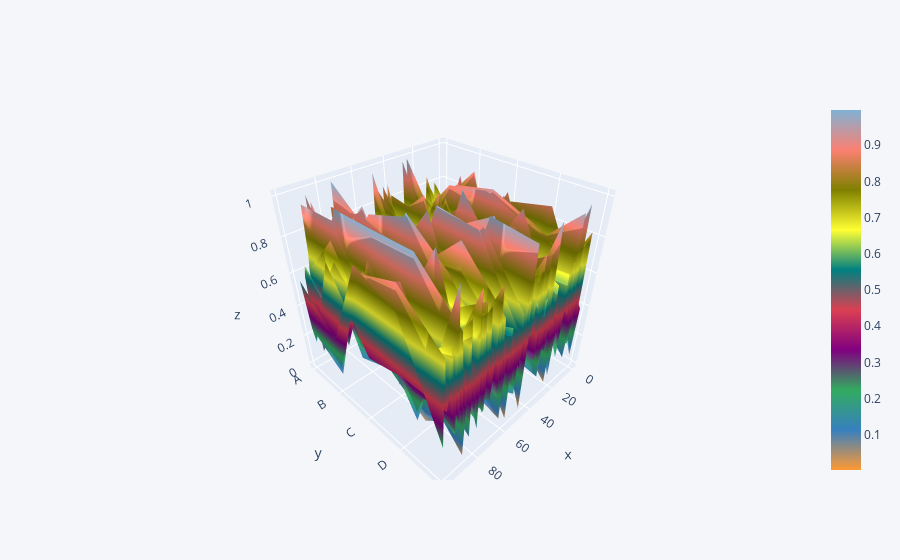

Notebook source saved alongside this figure:
### Markdown cell above
![newplot%20%284%29.png](attachment:newplot%20%284%29.png)

### Code cell
print('What kind of plot you need , the complete data plot or columns plot')
cat = input('Press 1 for plotting all columns or press 2 for specifying columns to plot')
cat = int(cat)
main(cat)

### Figure 1 — Plotly figure (JSON) as saved in the notebook; plotly's stock layout.template omitted (floating-point values rounded to 4 significant figures; data arrays with more than 128 entries replaced by an {"elided": "..."} marker saying what was removed)
{"data": [{"colorscale": [[0, "rgb(255, 153, 51)"], [0.1111, "rgb(55, 128, 191)"], [0.2222, "rgb(50, 171, 96)"], [0.3333, "rgb(128, 0, 128)"], [0.4444, "rgb(219, 64, 82)"], [0.5556, "rgb(0, 128, 128)"], [0.6667, "rgb(255, 255, 51)"], [0.7778, "rgb(128, 128, 0)"], [0.8889, "rgb(251, 128, 114)"], [1, "rgb(128, 177, 211)"]], "type": "surface", "x": [0, 1, 2, 3, 4, 5, 6, 7, 8, 9, 10, 11, 12, 13, 14, 15, 16, 17, 18, 19, 20, 21, 22, 23, 24, 25, 26, 27, 28, 29, 30, 31, 32, 33, 34, 35, 36, 37, 38, 39, 40, 41, 42, 43, 44, 45, 46, 47, 48, 49, 50, 51, 52, 53, 54, 55, 56, 57, 58, 59, 60, 61, 62, 63, 64, 65, 66, 67, 68, 69, 70, 71, 72, 73, 74, 75, 76, 77, 78, 79, 80, 81, 82, 83, 84, 85, 86, 87, 88, 89, 90, 91, 92, 93, 94, 95, 96, 97, 98, 99], "y": ["A", "B", "C", "D", "E"], "z": {"elided": "5x100 float values"}}], "layout": {"legend": {"bgcolor": "#F5F6F9", "font": {"color": "#4D5663"}}, "paper_bgcolor": "#F5F6F9", "plot_bgcolor": "#F5F6F9", "title": {"font": {"color": "#4D5663"}}, "xaxis": {"gridcolor": "#E1E5ED", "showgrid": true, "tickfont": {"color": "#4D5663"}, "title": {"font": {"color": "#4D5663"}, "text": ""}, "zerolinecolor": "#E1E5ED"}, "yaxis": {"gridcolor": "#E1E5ED", "showgrid": true, "tickfont": {"color": "#4D5663"}, "title": {"font": {"color": "#4D5663"}, "text": ""}, "zerolinecolor": "#E1E5ED"}}}
